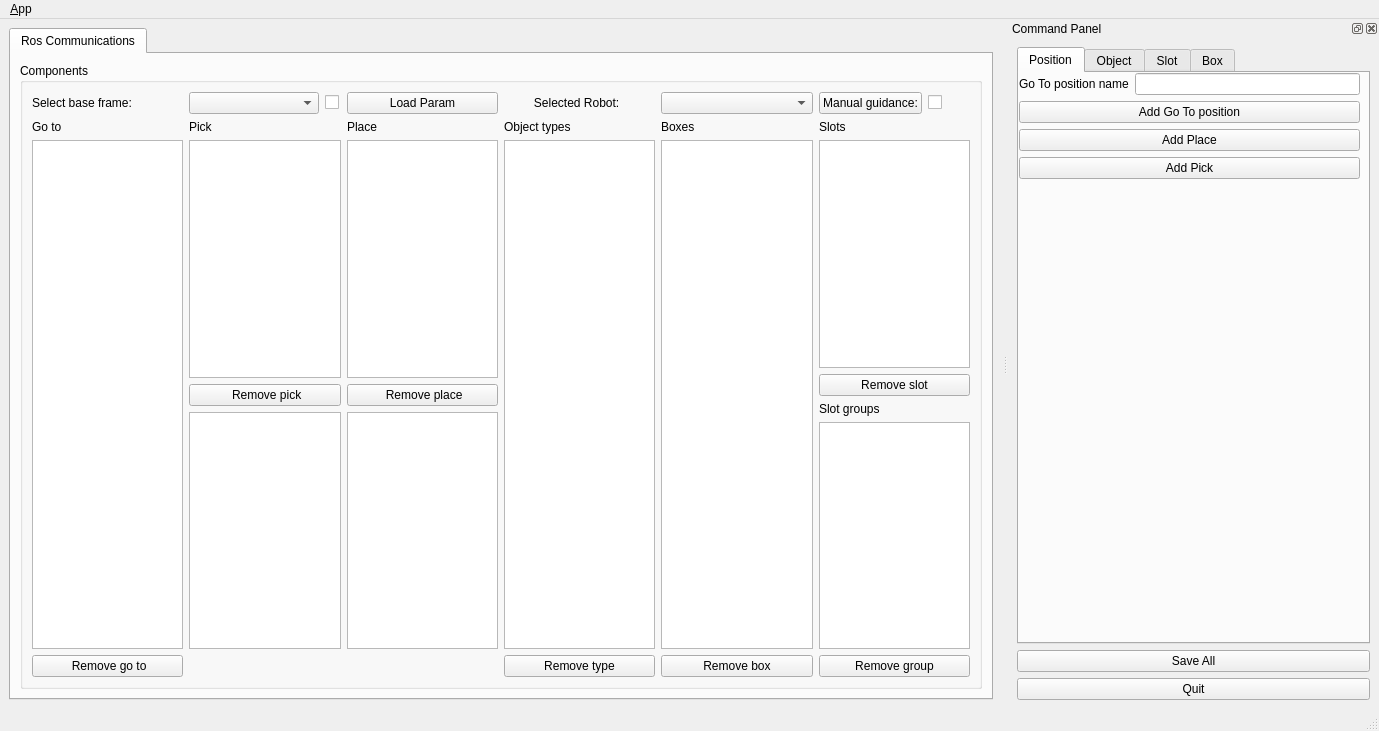
<?xml version="1.0" encoding="UTF-8"?>
<ui version="4.0">
 <class>MainWindowDesign</class>
 <widget class="QMainWindow" name="MainWindowDesign">
  <property name="geometry">
   <rect>
    <x>0</x>
    <y>0</y>
    <width>1379</width>
    <height>731</height>
   </rect>
  </property>
  <property name="windowTitle">
   <string>QRosApp</string>
  </property>
  <property name="windowIcon">
   <iconset resource="../resources/images.qrc">
    <normaloff>:/images/icon.png</normaloff>:/images/icon.png</iconset>
  </property>
  <property name="locale">
   <locale language="English" country="Australia"/>
  </property>
  <widget class="QWidget" name="centralwidget">
   <layout class="QHBoxLayout">
    <item>
     <widget class="QTabWidget" name="tab_manager">
      <property name="minimumSize">
       <size>
        <width>100</width>
        <height>0</height>
       </size>
      </property>
      <property name="locale">
       <locale language="English" country="Australia"/>
      </property>
      <property name="currentIndex">
       <number>0</number>
      </property>
      <widget class="QWidget" name="tab_status">
       <attribute name="title">
        <string>Ros Communications</string>
       </attribute>
       <layout class="QVBoxLayout" name="verticalLayout_2">
        <item>
         <widget class="QGroupBox" name="groupBox_12">
          <property name="sizePolicy">
           <sizepolicy hsizetype="MinimumExpanding" vsizetype="Preferred">
            <horstretch>0</horstretch>
            <verstretch>0</verstretch>
           </sizepolicy>
          </property>
          <property name="title">
           <string>Components</string>
          </property>
          <layout class="QGridLayout" name="gridLayout_3">
           <item row="4" column="0">
            <widget class="QPushButton" name="button_remove_go_to">
             <property name="text">
              <string> Remove go to</string>
             </property>
            </widget>
           </item>
           <item row="3" column="1">
            <layout class="QVBoxLayout" name="verticalLayout_9">
             <item>
              <widget class="QListView" name="pick_list"/>
             </item>
             <item>
              <widget class="QPushButton" name="button_remove_pick">
               <property name="text">
                <string> Remove pick</string>
               </property>
              </widget>
             </item>
             <item>
              <widget class="QListView" name="list_objects_pick"/>
             </item>
            </layout>
           </item>
           <item row="2" column="1">
            <widget class="QLabel" name="label_4">
             <property name="text">
              <string>Pick</string>
             </property>
            </widget>
           </item>
           <item row="2" column="10">
            <widget class="QLabel" name="label_11">
             <property name="text">
              <string>Slots</string>
             </property>
            </widget>
           </item>
           <item row="3" column="2">
            <layout class="QVBoxLayout" name="verticalLayout_10">
             <item>
              <widget class="QListView" name="place_list"/>
             </item>
             <item>
              <widget class="QPushButton" name="button_remove_place">
               <property name="text">
                <string> Remove place</string>
               </property>
              </widget>
             </item>
             <item>
              <widget class="QListView" name="list_groups_place"/>
             </item>
            </layout>
           </item>
           <item row="0" column="0">
            <widget class="QLabel" name="label_18">
             <property name="text">
              <string>Select base frame:</string>
             </property>
            </widget>
           </item>
           <item row="3" column="6">
            <widget class="QListView" name="object_list"/>
           </item>
           <item row="2" column="2">
            <widget class="QLabel" name="label_3">
             <property name="text">
              <string>Place</string>
             </property>
            </widget>
           </item>
           <item row="4" column="10">
            <widget class="QPushButton" name="button_remove_group">
             <property name="text">
              <string>Remove group</string>
             </property>
            </widget>
           </item>
           <item row="3" column="10">
            <layout class="QVBoxLayout" name="verticalLayout_8">
             <item>
              <widget class="QListView" name="slot_list"/>
             </item>
             <item>
              <widget class="QPushButton" name="button_remove_slot">
               <property name="text">
                <string>Remove slot</string>
               </property>
              </widget>
             </item>
             <item>
              <widget class="QLabel" name="label_25">
               <property name="text">
                <string>Slot groups</string>
               </property>
              </widget>
             </item>
             <item>
              <widget class="QListView" name="group_list"/>
             </item>
            </layout>
           </item>
           <item row="2" column="6">
            <widget class="QLabel" name="label_6">
             <property name="text">
              <string>Object types</string>
             </property>
            </widget>
           </item>
           <item row="3" column="0">
            <widget class="QListView" name="go_to_list"/>
           </item>
           <item row="3" column="9">
            <widget class="QListView" name="box_list"/>
           </item>
           <item row="4" column="9">
            <widget class="QPushButton" name="button_remove_box">
             <property name="text">
              <string>Remove box</string>
             </property>
            </widget>
           </item>
           <item row="2" column="0">
            <widget class="QLabel" name="label_2">
             <property name="text">
              <string>Go to</string>
             </property>
            </widget>
           </item>
           <item row="2" column="9">
            <widget class="QLabel" name="label_15">
             <property name="text">
              <string>Boxes</string>
             </property>
            </widget>
           </item>
           <item row="4" column="6">
            <widget class="QPushButton" name="button_remove_object">
             <property name="text">
              <string>Remove type</string>
             </property>
            </widget>
           </item>
           <item row="0" column="1">
            <layout class="QHBoxLayout" name="horizontalLayout_6">
             <item>
              <widget class="QComboBox" name="world_TF_list"/>
             </item>
             <item>
              <widget class="QCheckBox" name="check_robot_TF">
               <property name="maximumSize">
                <size>
                 <width>16</width>
                 <height>16777215</height>
                </size>
               </property>
               <property name="text">
                <string/>
               </property>
              </widget>
             </item>
            </layout>
           </item>
           <item row="0" column="10">
            <layout class="QHBoxLayout" name="horizontalLayout_8">
             <item>
              <widget class="QPushButton" name="button_manual_guidance">
               <property name="text">
                <string>Manual guidance:</string>
               </property>
              </widget>
             </item>
             <item>
              <widget class="QCheckBox" name="check_manual_guidance">
               <property name="text">
                <string/>
               </property>
              </widget>
             </item>
            </layout>
           </item>
           <item row="0" column="9">
            <widget class="QComboBox" name="robot_list"/>
           </item>
           <item row="0" column="6">
            <widget class="QLabel" name="label_17">
             <property name="text">
              <string>         Selected Robot:</string>
             </property>
            </widget>
           </item>
           <item row="0" column="2">
            <widget class="QPushButton" name="button_load">
             <property name="text">
              <string>Load Param</string>
             </property>
            </widget>
           </item>
          </layout>
         </widget>
        </item>
       </layout>
      </widget>
     </widget>
    </item>
   </layout>
  </widget>
  <widget class="QMenuBar" name="menubar">
   <property name="geometry">
    <rect>
     <x>0</x>
     <y>0</y>
     <width>1379</width>
     <height>22</height>
    </rect>
   </property>
   <widget class="QMenu" name="menu_File">
    <property name="title">
     <string>&amp;App</string>
    </property>
    <addaction name="action_Preferences"/>
    <addaction name="separator"/>
    <addaction name="actionAbout"/>
    <addaction name="actionAbout_Qt"/>
    <addaction name="separator"/>
    <addaction name="action_Quit"/>
   </widget>
   <addaction name="menu_File"/>
  </widget>
  <widget class="QStatusBar" name="statusbar"/>
  <widget class="QDockWidget" name="dock_status">
   <property name="sizePolicy">
    <sizepolicy hsizetype="Minimum" vsizetype="Preferred">
     <horstretch>0</horstretch>
     <verstretch>0</verstretch>
    </sizepolicy>
   </property>
   <property name="minimumSize">
    <size>
     <width>371</width>
     <height>687</height>
    </size>
   </property>
   <property name="allowedAreas">
    <set>Qt::RightDockWidgetArea</set>
   </property>
   <property name="windowTitle">
    <string>Command Panel</string>
   </property>
   <attribute name="dockWidgetArea">
    <number>2</number>
   </attribute>
   <widget class="QWidget" name="dockWidgetContents_2">
    <layout class="QVBoxLayout" name="verticalLayout">
     <item>
      <widget class="QTabWidget" name="tabWidget">
       <property name="currentIndex">
        <number>0</number>
       </property>
       <widget class="QWidget" name="tab">
        <attribute name="title">
         <string>Position</string>
        </attribute>
        <widget class="QWidget" name="verticalLayoutWidget_2">
         <property name="geometry">
          <rect>
           <x>0</x>
           <y>0</y>
           <width>341</width>
           <height>551</height>
          </rect>
         </property>
         <layout class="QVBoxLayout" name="verticalLayout_4">
          <item>
           <layout class="QHBoxLayout" name="horizontalLayout">
            <item>
             <widget class="QLabel" name="label">
              <property name="text">
               <string>Go To position name</string>
              </property>
             </widget>
            </item>
            <item>
             <widget class="QLineEdit" name="edit_position_name"/>
            </item>
           </layout>
          </item>
          <item>
           <widget class="QPushButton" name="button_add_go_to">
            <property name="text">
             <string>Add Go To position</string>
            </property>
           </widget>
          </item>
          <item>
           <widget class="QPushButton" name="button_add_place">
            <property name="text">
             <string>Add Place</string>
            </property>
           </widget>
          </item>
          <item>
           <widget class="QPushButton" name="button_add_pick">
            <property name="text">
             <string>Add Pick</string>
            </property>
           </widget>
          </item>
          <item>
           <spacer name="verticalSpacer_2">
            <property name="orientation">
             <enum>Qt::Vertical</enum>
            </property>
            <property name="sizeHint" stdset="0">
             <size>
              <width>20</width>
              <height>40</height>
             </size>
            </property>
           </spacer>
          </item>
         </layout>
        </widget>
       </widget>
       <widget class="QWidget" name="tab_2">
        <attribute name="title">
         <string>Object</string>
        </attribute>
        <widget class="QWidget" name="verticalLayoutWidget">
         <property name="geometry">
          <rect>
           <x>0</x>
           <y>0</y>
           <width>341</width>
           <height>551</height>
          </rect>
         </property>
         <layout class="QVBoxLayout" name="verticalLayout_5">
          <item>
           <layout class="QHBoxLayout" name="horizontalLayout_2">
            <item>
             <widget class="QLabel" name="label_7">
              <property name="text">
               <string>Object type:</string>
              </property>
             </widget>
            </item>
            <item>
             <widget class="QLineEdit" name="edit_object_name"/>
            </item>
           </layout>
          </item>
          <item>
           <widget class="QPushButton" name="button_load_TF">
            <property name="text">
             <string>Load TF</string>
            </property>
           </widget>
          </item>
          <item>
           <layout class="QHBoxLayout" name="horizontalLayout_9">
            <item>
             <widget class="QLabel" name="label_16">
              <property name="text">
               <string>Reference TF:</string>
              </property>
             </widget>
            </item>
            <item>
             <widget class="QComboBox" name="TF_list"/>
            </item>
           </layout>
          </item>
          <item>
           <widget class="QPushButton" name="button_add_approach_object">
            <property name="text">
             <string>Add Approach</string>
            </property>
           </widget>
          </item>
          <item>
           <widget class="QComboBox" name="approach_list"/>
          </item>
          <item>
           <widget class="QPushButton" name="button_remove_approach_object">
            <property name="text">
             <string>Remove Approach</string>
            </property>
           </widget>
          </item>
          <item>
           <widget class="QLabel" name="label_5">
            <property name="text">
             <string/>
            </property>
           </widget>
          </item>
          <item>
           <widget class="QPushButton" name="button_add_grasp">
            <property name="text">
             <string>Add Grasp</string>
            </property>
           </widget>
          </item>
          <item>
           <widget class="QComboBox" name="grasp_list"/>
          </item>
          <item>
           <widget class="QPushButton" name="button_remove_grasp">
            <property name="text">
             <string>Remove Grasp</string>
            </property>
           </widget>
          </item>
          <item>
           <widget class="QLabel" name="label_19">
            <property name="text">
             <string/>
            </property>
           </widget>
          </item>
          <item>
           <widget class="QPushButton" name="button_gripper">
            <property name="text">
             <string>Open/Close gripper</string>
            </property>
           </widget>
          </item>
          <item>
           <widget class="QCheckBox" name="check_gripper">
            <property name="text">
             <string/>
            </property>
           </widget>
          </item>
          <item>
           <spacer name="verticalSpacer_3">
            <property name="orientation">
             <enum>Qt::Vertical</enum>
            </property>
            <property name="sizeHint" stdset="0">
             <size>
              <width>20</width>
              <height>40</height>
             </size>
            </property>
           </spacer>
          </item>
          <item>
           <widget class="QLabel" name="label_12">
            <property name="text">
             <string/>
            </property>
           </widget>
          </item>
          <item>
           <widget class="QPushButton" name="button_save_object">
            <property name="text">
             <string>Save object</string>
            </property>
           </widget>
          </item>
          <item>
           <widget class="QLabel" name="label_14">
            <property name="text">
             <string/>
            </property>
           </widget>
          </item>
         </layout>
        </widget>
       </widget>
       <widget class="QWidget" name="tab_3">
        <attribute name="title">
         <string>Slot</string>
        </attribute>
        <widget class="QWidget" name="verticalLayoutWidget_3">
         <property name="geometry">
          <rect>
           <x>0</x>
           <y>0</y>
           <width>341</width>
           <height>551</height>
          </rect>
         </property>
         <layout class="QVBoxLayout" name="verticalLayout_7">
          <item>
           <layout class="QHBoxLayout" name="horizontalLayout_3">
            <item>
             <widget class="QLabel" name="label_8">
              <property name="text">
               <string>Slot name:</string>
              </property>
             </widget>
            </item>
            <item>
             <widget class="QLineEdit" name="edit_slot_name"/>
            </item>
           </layout>
          </item>
          <item>
           <widget class="QPushButton" name="button_add_approach_slot">
            <property name="text">
             <string>Add Approach position</string>
            </property>
           </widget>
          </item>
          <item>
           <widget class="QPushButton" name="button_remove_approach_slot">
            <property name="text">
             <string>Remove Approach position</string>
            </property>
           </widget>
          </item>
          <item>
           <widget class="QPushButton" name="button_add_final_position_slot">
            <property name="text">
             <string>Add Final position</string>
            </property>
           </widget>
          </item>
          <item>
           <widget class="QPushButton" name="button_remove_final_position_slot">
            <property name="text">
             <string>Remove Final position</string>
            </property>
           </widget>
          </item>
          <item>
           <layout class="QVBoxLayout" name="verticalLayout_3"/>
          </item>
          <item>
           <layout class="QHBoxLayout" name="horizontalLayout_5">
            <item>
             <widget class="QLabel" name="label_10">
              <property name="text">
               <string>Group name:</string>
              </property>
             </widget>
            </item>
            <item>
             <widget class="QLineEdit" name="edit_group_name"/>
            </item>
           </layout>
          </item>
          <item>
           <layout class="QHBoxLayout" name="horizontalLayout_4">
            <item>
             <widget class="QLabel" name="label_9">
              <property name="text">
               <string>Max objects:</string>
              </property>
             </widget>
            </item>
            <item>
             <widget class="QLineEdit" name="edit_max_object"/>
            </item>
           </layout>
          </item>
          <item>
           <spacer name="verticalSpacer">
            <property name="orientation">
             <enum>Qt::Vertical</enum>
            </property>
            <property name="sizeHint" stdset="0">
             <size>
              <width>20</width>
              <height>40</height>
             </size>
            </property>
           </spacer>
          </item>
          <item>
           <widget class="QPushButton" name="button_save_slot">
            <property name="text">
             <string>Save Slot</string>
            </property>
           </widget>
          </item>
          <item>
           <widget class="QLabel" name="label_13">
            <property name="text">
             <string/>
            </property>
           </widget>
          </item>
         </layout>
        </widget>
       </widget>
       <widget class="QWidget" name="tab_4">
        <attribute name="title">
         <string>Box</string>
        </attribute>
        <widget class="QWidget" name="verticalLayoutWidget_5">
         <property name="geometry">
          <rect>
           <x>0</x>
           <y>0</y>
           <width>341</width>
           <height>551</height>
          </rect>
         </property>
         <layout class="QVBoxLayout" name="verticalLayout_6">
          <item>
           <layout class="QHBoxLayout" name="horizontalLayout_7">
            <item>
             <widget class="QLabel" name="label_20">
              <property name="text">
               <string>Box name:</string>
              </property>
             </widget>
            </item>
            <item>
             <widget class="QLineEdit" name="edit_box_name"/>
            </item>
           </layout>
          </item>
          <item>
           <widget class="QPushButton" name="button_add_approach_box">
            <property name="text">
             <string>Add Approach position</string>
            </property>
           </widget>
          </item>
          <item>
           <widget class="QPushButton" name="button_remove_approach_box">
            <property name="text">
             <string>Remove Approach position</string>
            </property>
           </widget>
          </item>
          <item>
           <widget class="QPushButton" name="button_add_final_box">
            <property name="text">
             <string>Add Final position</string>
            </property>
           </widget>
          </item>
          <item>
           <widget class="QPushButton" name="button_remove_final_box">
            <property name="text">
             <string>Remove Final position</string>
            </property>
           </widget>
          </item>
          <item>
           <spacer name="verticalSpacer_4">
            <property name="orientation">
             <enum>Qt::Vertical</enum>
            </property>
            <property name="sizeHint" stdset="0">
             <size>
              <width>20</width>
              <height>40</height>
             </size>
            </property>
           </spacer>
          </item>
          <item>
           <widget class="QPushButton" name="button_save_box">
            <property name="text">
             <string>Save Box</string>
            </property>
           </widget>
          </item>
          <item>
           <widget class="QLabel" name="label_22">
            <property name="text">
             <string/>
            </property>
           </widget>
          </item>
         </layout>
        </widget>
       </widget>
      </widget>
     </item>
     <item>
      <widget class="QPushButton" name="button_save">
       <property name="text">
        <string>Save All</string>
       </property>
      </widget>
     </item>
     <item>
      <widget class="QPushButton" name="quit_button">
       <property name="sizePolicy">
        <sizepolicy hsizetype="MinimumExpanding" vsizetype="Fixed">
         <horstretch>0</horstretch>
         <verstretch>0</verstretch>
        </sizepolicy>
       </property>
       <property name="text">
        <string>Quit</string>
       </property>
      </widget>
     </item>
    </layout>
   </widget>
  </widget>
  <action name="action_Quit">
   <property name="text">
    <string>&amp;Quit</string>
   </property>
   <property name="shortcut">
    <string>Ctrl+Q</string>
   </property>
   <property name="shortcutContext">
    <enum>Qt::ApplicationShortcut</enum>
   </property>
  </action>
  <action name="action_Preferences">
   <property name="text">
    <string>&amp;Preferences</string>
   </property>
  </action>
  <action name="actionAbout">
   <property name="text">
    <string>&amp;About</string>
   </property>
  </action>
  <action name="actionAbout_Qt">
   <property name="text">
    <string>About &amp;Qt</string>
   </property>
  </action>
 </widget>
 <resources>
  <include location="../resources/images.qrc"/>
 </resources>
 <connections>
  <connection>
   <sender>action_Quit</sender>
   <signal>triggered()</signal>
   <receiver>MainWindowDesign</receiver>
   <slot>close()</slot>
   <hints>
    <hint type="sourcelabel">
     <x>-1</x>
     <y>-1</y>
    </hint>
    <hint type="destinationlabel">
     <x>399</x>
     <y>299</y>
    </hint>
   </hints>
  </connection>
  <connection>
   <sender>quit_button</sender>
   <signal>clicked()</signal>
   <receiver>MainWindowDesign</receiver>
   <slot>close()</slot>
   <hints>
    <hint type="sourcelabel">
     <x>859</x>
     <y>552</y>
    </hint>
    <hint type="destinationlabel">
     <x>469</x>
     <y>299</y>
    </hint>
   </hints>
  </connection>
 </connections>
</ui>
